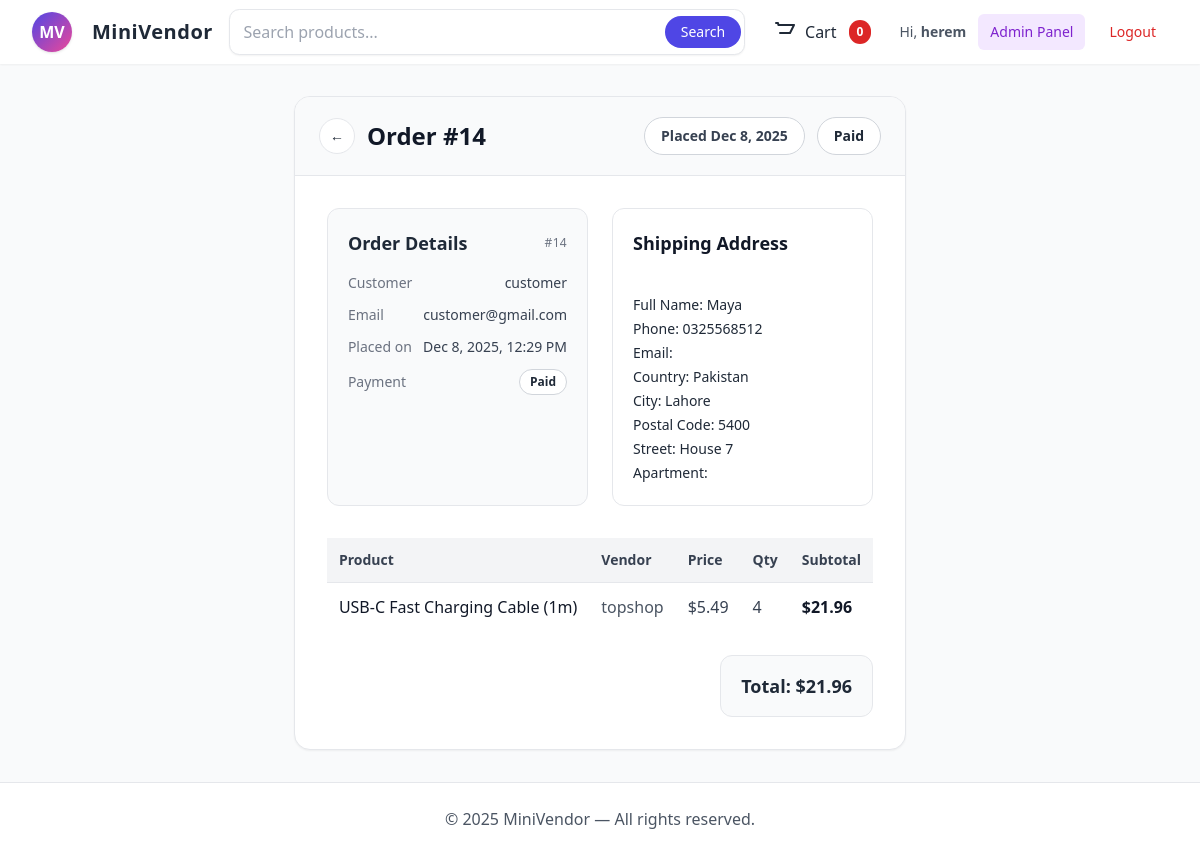
Page /admin-panel/orders/14/ (signed in) on the committed database.
### users/models.py (models this page shows, shortened)
class User(AbstractUser):
    ROLE_CHOICES = (
        ('customer', 'Customer'),
        ('vendor', 'Vendor'),
        ('admin', 'Admin'),
    )
    role = models.CharField(max_length=20, choices=ROLE_CHOICES, default='customer')
    is_approved = models.BooleanField(default=False)

### orders/models.py (models this page shows, shortened)
class Order(models.Model):
    customer = models.ForeignKey(User, on_delete=models.CASCADE)
    address = models.TextField()
    created_at = models.DateTimeField(auto_now_add=True)
    is_paid = models.BooleanField(default=False)

class OrderItem(models.Model):
    order = models.ForeignKey(Order, on_delete=models.CASCADE, related_name="items")
    product = models.ForeignKey(Product, on_delete=models.CASCADE)
    vendor = models.ForeignKey(User, on_delete=models.CASCADE)
    price = models.DecimalField(max_digits=10, decimal_places=2)
    quantity = models.PositiveIntegerField()

### products/models.py (models this page shows, shortened)
class Product(models.Model):
    vendor = models.ForeignKey(
        settings.AUTH_USER_MODEL,
        on_delete=models.CASCADE,
        related_name="products"
    )
    name = models.CharField(max_length=255)
    description = models.TextField(blank=True)
    price = models.DecimalField(max_digits=10, decimal_places=2)
    stock = models.PositiveIntegerField(default=0)
    image = models.ImageField(upload_to="products/", blank=True, null=True)
    created_at = models.DateTimeField(auto_now_add=True)

### users/views_admin.py (the view)
# urls.py: path("orders/<int:pk>/", admin_order_detail, name="admin_order_detail"),
@admin_required
def admin_order_detail(request, pk):
    order = get_object_or_404(Order, pk=pk)
    order_items = order.items.all()
    items = []
    total = 0
    for item in order_items:
        subtotal = item.price * item.quantity
        total += subtotal
        items.append({"item": item, "subtotal": subtotal})
    context = {
        "order": order,
        "items": items,
        "order_total": total,
    }
    return render(request, "admin_panel/admin_order_detail.html", context)

### orders/context_processors.py (called while the page is built)
def cart_total_qty(request):
    cart = request.session.get("cart", {})
    total_qty = sum(cart.values())
    return {"cart_total_qty": total_qty}

### users/views_admin.py (called while the page is built)
def admin_required(view_func):
    return user_passes_test(lambda u: u.is_superuser)(view_func)

### templates/admin_panel/admin_order_detail.html (shortened to what this page needs)
{% extends "base.html" %}
{% block content %}
<div class="bg-white shadow-sm rounded-2xl p-0 overflow-hidden border border-gray-200">
  <div class="px-6 py-5 flex flex-col sm:flex-row sm:items-center sm:justify-between gap-3 border-b border-gray-200 bg-gray-50">
    <div class="flex items-center gap-3 text-gray-900">
      <a href="{% url 'admin_dashboard' %}" class="inline-flex items-center gap-2 text-sm font-semibold text-gray-700 hover:text-gray-900">
        <span class="inline-block w-9 h-9 rounded-full bg-white text-gray-800 flex items-center justify-center border border-gray-200">←</span>
      </a>
      <h1 class="text-2xl font-bold">
        Order #{{ order.id }}
      </h1>
    </div>
    <div class="flex items-center gap-3">
      <span class="px-4 py-2 rounded-full text-sm font-semibold border border-gray-300 text-gray-700 bg-white">
        Placed {{ order.created_at|date:"M j, Y" }}
      </span>
      <span class="px-4 py-2 rounded-full text-sm font-semibold border border-gray-300 text-gray-800 bg-white">
        {% if order.is_paid %} Paid {% else %} Pending {% endif %}
      </span>
    </div>
  </div>
  <div class="p-8">
  <div class="grid grid-cols-1 md:grid-cols-2 gap-6 mb-8">
    <div class="bg-gray-50 rounded-xl p-5 border border-gray-200">
      <div class="flex items-center justify-between">
        <h3 class="text-lg font-semibold text-gray-800">Order Details</h3>
        <span class="text-xs uppercase tracking-wide text-gray-500">#{{ order.id }}</span>
      </div>
      <dl class="mt-4 space-y-3 text-sm text-gray-700">
        <div class="flex items-center justify-between">
          <dt class="text-gray-500">Customer</dt>
          <dd class="font-medium">{{ order.customer.username }}</dd>
        </div>
        <div class="flex items-center justify-between">
          <dt class="text-gray-500">Email</dt>
          <dd class="font-medium">{{ order.customer.email }}</dd>
        </div>
        <div class="flex items-center justify-between">
          <dt class="text-gray-500">Placed on</dt>
          <dd class="font-medium">{{ order.created_at|date:"M j, Y, g:i A" }}</dd>
        </div>
        <div class="flex items-center justify-between">
          <dt class="text-gray-500">Payment</dt>
          <dd class="font-medium text-gray-800">
            {% if order.is_paid %}
              <span class="inline-flex items-center gap-2 px-2.5 py-1 rounded-full text-xs font-semibold border border-gray-300 text-gray-800 bg-white">
                Paid
              </span>
            {% else %}
              <span class="inline-flex items-center gap-2 px-2.5 py-1 rounded-full text-xs font-semibold border border-gray-300 text-gray-800 bg-white">
                Pending
              </span>
            {% endif %}
          </dd>
        </div>
      </dl>
    </div>
    <div class="bg-white rounded-xl p-5 border border-gray-200">
      <h3 class="text-lg font-semibold text-gray-900 flex items-center gap-2">
        Shipping Address
      </h3>
      <p class="mt-3 text-sm text-gray-800 leading-6 whitespace-pre-line">
        {{ order.address }}
      </p>
    </div>
  </div>
  <div class="overflow-x-auto">
    <table class="w-full border-collapse">
      <thead>
        <tr class="bg-gray-100 text-left text-gray-700 text-sm">
          <th class="p-3">Product</th>
          <th class="p-3">Vendor</th>
          <th class="p-3">Price</th>
          <th class="p-3">Qty</th>
          <th class="p-3">Subtotal</th>
        </tr>
      </thead>
      <tbody>
        {% for item in items %}
        <tr class="border-t hover:bg-gray-50 transition">
          <td class="p-3 font-medium text-gray-900">{{ item.item.product.name }}</td>
          <td class="p-3 text-gray-600">{{ item.item.vendor.username }}</td>
          <td class="p-3 text-gray-700">${{ item.item.price }}</td>
          <td class="p-3 text-gray-700">{{ item.item.quantity }}</td>
          <td class="p-3 font-semibold text-gray-900">${{ item.subtotal }}</td>
        </tr>
        {% empty %}
        <tr>
          <td colspan="5" class="text-center py-6 text-gray-500">
            No items found for this order.
          </td>
        </tr>
        {% endfor %}
      </tbody>
    </table>
  </div>
  <div class="mt-6 flex flex-col sm:flex-row sm:items-center sm:justify-end gap-4">
    <div class="text-right bg-gray-50 border border-gray-200 rounded-xl px-5 py-4 w-full sm:w-auto">
      <p class="text-lg font-semibold">
        Total: <span class="text-gray-800">${{ order_total }}</span>
      </p>
    </div>
  </div>
  </div>
</div>
{% endblock %}

### templates/base.html (shortened to what this page needs)
<!DOCTYPE html>
<html lang="en">
  <head>
    <script src="https://cdn.tailwindcss.com"></script>
  </head>
  <body class="bg-gray-50 text-gray-800 antialiased min-h-screen flex flex-col">
    <header class="bg-white shadow-sm" x-data="{ mobileOpen: false }">
      <div class="max-w-7xl mx-auto px-4 sm:px-6 lg:px-8">
        <div class="flex justify-between h-16 items-center">
          <a href="/" class="flex items-center gap-4">
            <div
              class="h-10 w-10 bg-gradient-to-br from-indigo-600 to-pink-500 rounded-full flex items-center justify-center text-white font-bold shadow"
            >
              MV
            </div>
            <span class="text-xl font-semibold tracking-wide ml-1">MiniVendor</span>
          </a>
          <div class="hidden md:flex flex-1 justify-center px-4">
            <form
              action="{% url 'product_list' %}"
              method="get"
              class="w-full max-w-2xl"
            >
              <div class="relative">
                <input
                  name="q"
                  type="text"
                  placeholder="Search products..."
                  class="w-full rounded-full border border-gray-200 px-4 py-2 shadow-sm focus:outline-none focus:ring-2 focus:ring-indigo-400"
                />
                <button
                  type="submit"
                  class="absolute right-1 top-1/2 -translate-y-1/2 bg-indigo-600 text-white px-4 py-1.5 rounded-full text-sm"
                >
                  Search
                </button>
              </div>
            </form>
          </div>
          <div class="flex items-center gap-4">
            <a
              href="{% url 'view_cart' %}"
              class="relative inline-flex items-center gap-2 px-3 py-2 rounded-lg hover:bg-gray-100"
            >
              <svg
                class="w-6 h-6"
                fill="none"
                stroke="currentColor"
                viewBox="0 0 24 24"
              >
                <path
                  stroke-linecap="round"
                  stroke-linejoin="round"
                  stroke-width="2"
                  d="M3 3h2l.4 2M7 13h10l4-8H5.4"
                />
              </svg>
              <span class="hidden sm:inline">Cart</span>
              <span
                class="ml-1 inline-flex items-center justify-center px-2 py-1 text-xs font-semibold rounded-full bg-red-600 text-white"
              >
                {{ cart_total_qty|default:0 }}
              </span>
            </a>
            {% if user.is_authenticated %}
            <div class="hidden sm:flex items-center gap-3">
              <span class="text-sm text-gray-600">
                Hi, <strong>{{ user.username }}</strong>
              </span>
              {% if user.is_superuser %}
              <a
                href="{% url 'admin_dashboard' %}"
                class="px-3 py-2 rounded-md text-sm font-medium text-purple-700 bg-purple-100"
              >
                Admin Panel
              </a>
              {% endif %}
              <a
                href="{% url 'user_logout' %}"
                class="px-3 py-2 rounded-md text-sm font-medium text-red-600 hover:bg-red-50"
              >
                Logout
              </a>
            </div>
            {% endif %}
          </div>
        </div>
      </div>
    </header>
    <main class="flex-grow max-w-7xl mx-auto px-4 sm:px-6 lg:px-8 py-8">
      {% block content %}{% endblock %}
    </main>
    <footer class="bg-white border-t py-6">
      <div class="max-w-7xl mx-auto px-4 text-center text-gray-600">
        © 2025 MiniVendor — All rights reserved.
      </div>
    </footer>
  </body>
</html>

### templates/base.html (style rules this page uses)
form :is( input:not([type="hidden"]):not([type="checkbox"]):not([type="radio"]):not([type="range"]):not([type="color"]), textarea, select ) { border: 1.5px solid #e5e7eb; border-radius: 0.65rem; background: #fff; color: #111827; padding: 0.65rem 0.85rem; transition: box-shadow 150ms ease, border-color 150ms ease, background-color 150ms ease, transform 120ms ease; }
form :is( input:not([type="hidden"]):not([type="checkbox"]):not([type="radio"]):not([type="range"]):not([type="color"]), textarea, select ):hover { border-color: #d1d5db; background: #f8fafc; }
form :is( input:not([type="hidden"]):not([type="checkbox"]):not([type="radio"]):not([type="range"]):not([type="color"]), textarea, select ):is(:focus, :focus-visible) { outline: none; border-color: #6366f1; box-shadow: 0 0 0 3px rgba(99, 102, 241, 0.2), 0 10px 30px -15px rgba(79, 70, 229, 0.35); background: #eef2ff; transform: translateY(-1px); }

### rows in the picture
User: username "herem"
Order: id "14", created_at "Dec 8, 2025", customer.username "customer", customer.email "customer@gmail.com", created_at "Dec 8, 2025, 12:29 PM", address "Full Name: Maya Phone: 0325568512 Email: Country: Pakistan City: Lahore Postal Code: 5400 Street: House 7 Apartment:"
OrderItem: item.product.name "USB-C Fast Charging Cable (1m)", item.vendor.username "topshop", item.price "5.49", item.quantity "4", subtotal "21.96"

### other values in the picture
{{ cart_total_qty|default:0 }} "0"
{{ order_total }} "21.96"
